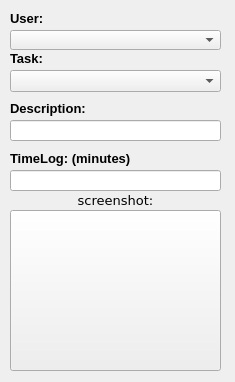
<?xml version="1.0" encoding="UTF-8"?>
<ui version="4.0">
 <class>MainWindow</class>
 <widget class="QMainWindow" name="MainWindow">
  <property name="geometry">
   <rect>
    <x>0</x>
    <y>0</y>
    <width>235</width>
    <height>382</height>
   </rect>
  </property>
  <property name="minimumSize">
   <size>
    <width>235</width>
    <height>382</height>
   </size>
  </property>
  <property name="maximumSize">
   <size>
    <width>235</width>
    <height>382</height>
   </size>
  </property>
  <property name="windowTitle">
   <string>MainWindow</string>
  </property>
  <widget class="QWidget" name="centralwidget">
   <widget class="QLabel" name="screneShot_L">
    <property name="geometry">
     <rect>
      <x>10</x>
      <y>190</y>
      <width>211</width>
      <height>21</height>
     </rect>
    </property>
    <property name="font">
     <font>
      <family>Verdana</family>
      <pointsize>10</pointsize>
     </font>
    </property>
    <property name="text">
     <string>screenshot:</string>
    </property>
    <property name="alignment">
     <set>Qt::AlignCenter</set>
    </property>
   </widget>
   <widget class="QLabel" name="task_L">
    <property name="geometry">
     <rect>
      <x>10</x>
      <y>50</y>
      <width>201</width>
      <height>16</height>
     </rect>
    </property>
    <property name="maximumSize">
     <size>
      <width>201</width>
      <height>25</height>
     </size>
    </property>
    <property name="font">
     <font>
      <pointsize>10</pointsize>
      <weight>75</weight>
      <bold>true</bold>
     </font>
    </property>
    <property name="text">
     <string>Task:</string>
    </property>
   </widget>
   <widget class="QPushButton" name="screenShot_B">
    <property name="geometry">
     <rect>
      <x>10</x>
      <y>210</y>
      <width>211</width>
      <height>161</height>
     </rect>
    </property>
    <property name="text">
     <string/>
    </property>
    <property name="iconSize">
     <size>
      <width>200</width>
      <height>200</height>
     </size>
    </property>
   </widget>
   <widget class="QLabel" name="user_L">
    <property name="geometry">
     <rect>
      <x>10</x>
      <y>10</y>
      <width>201</width>
      <height>16</height>
     </rect>
    </property>
    <property name="maximumSize">
     <size>
      <width>201</width>
      <height>25</height>
     </size>
    </property>
    <property name="font">
     <font>
      <pointsize>10</pointsize>
      <weight>75</weight>
      <bold>true</bold>
     </font>
    </property>
    <property name="text">
     <string>User:</string>
    </property>
   </widget>
   <widget class="QComboBox" name="task_CB">
    <property name="geometry">
     <rect>
      <x>10</x>
      <y>70</y>
      <width>211</width>
      <height>22</height>
     </rect>
    </property>
   </widget>
   <widget class="QComboBox" name="user_CB">
    <property name="geometry">
     <rect>
      <x>10</x>
      <y>30</y>
      <width>211</width>
      <height>20</height>
     </rect>
    </property>
    <property name="minimumSize">
     <size>
      <width>150</width>
      <height>0</height>
     </size>
    </property>
   </widget>
   <widget class="QLineEdit" name="description_LE">
    <property name="geometry">
     <rect>
      <x>10</x>
      <y>120</y>
      <width>211</width>
      <height>21</height>
     </rect>
    </property>
   </widget>
   <widget class="QLabel" name="description_L">
    <property name="geometry">
     <rect>
      <x>10</x>
      <y>100</y>
      <width>201</width>
      <height>16</height>
     </rect>
    </property>
    <property name="maximumSize">
     <size>
      <width>201</width>
      <height>25</height>
     </size>
    </property>
    <property name="font">
     <font>
      <pointsize>10</pointsize>
      <weight>75</weight>
      <bold>true</bold>
     </font>
    </property>
    <property name="text">
     <string>Description:</string>
    </property>
   </widget>
   <widget class="QLabel" name="timeLog_L">
    <property name="geometry">
     <rect>
      <x>10</x>
      <y>150</y>
      <width>201</width>
      <height>16</height>
     </rect>
    </property>
    <property name="maximumSize">
     <size>
      <width>201</width>
      <height>25</height>
     </size>
    </property>
    <property name="font">
     <font>
      <pointsize>10</pointsize>
      <weight>75</weight>
      <bold>true</bold>
     </font>
    </property>
    <property name="text">
     <string>TimeLog: (minutes)</string>
    </property>
   </widget>
   <widget class="QLineEdit" name="timeLog_LE">
    <property name="geometry">
     <rect>
      <x>10</x>
      <y>170</y>
      <width>211</width>
      <height>21</height>
     </rect>
    </property>
   </widget>
  </widget>
 </widget>
 <tabstops>
  <tabstop>description_LE</tabstop>
  <tabstop>timeLog_LE</tabstop>
  <tabstop>screenShot_B</tabstop>
  <tabstop>user_CB</tabstop>
  <tabstop>task_CB</tabstop>
 </tabstops>
 <resources/>
 <connections/>
</ui>
